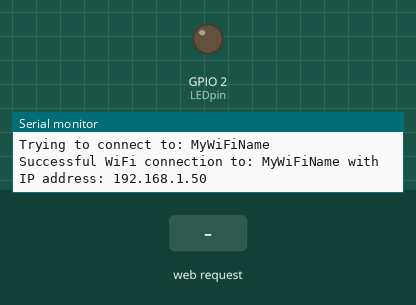
Recording of a sketch running on a simulated ESP32. On the bench: output pins drawn as LEDs (lit = HIGH), the last lines printed to the serial monitor. The test bench sets the inputs (shaded band). WiFi joins after 1.5 s; servers stay silent unless stated.

Above: at 3.2 s.
3.3 s: HTTP request GET /GPIO_number/on received
At 3.9 s:
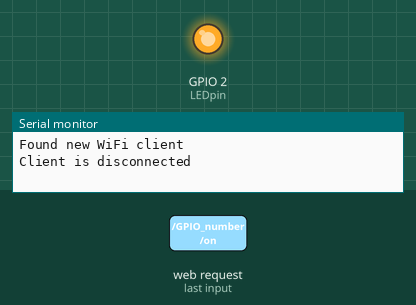
4.8 s: HTTP request GET /GPIO_number/off received
At 6.2 s:
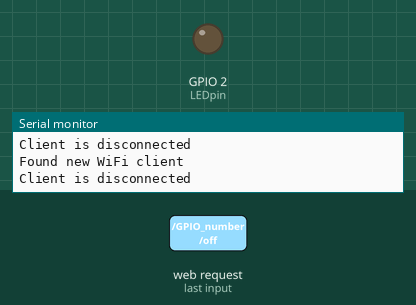
Timing chart, 0 to 7.8 s (numbered marks = the images above; inputs shaded):
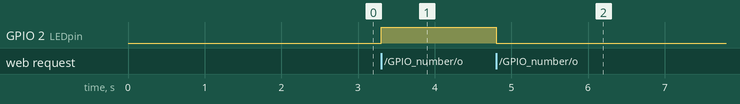

Measured:
- after the input at 3.3 s, GPIO 2 (LEDpin): LOW → HIGH at once
- after the input at 4.8 s, GPIO 2 (LEDpin): HIGH → LOW at once

The sketch:

21_WiFi_LED.ino
```cpp
#include <WiFi.h> // Include the WiFi library to enable ESP32 to connect to a WiFi network

// Define your WiFi credentials (network name and password)
char* ssid = "MyWiFiName"; // Replace with your WiFi network name (SSID)
char* password = "MyPassword"; // Replace with your WiFi network password

// Create a WiFi server object that will listen on port 80 (HTTP port)
WiFiServer server(80);

// Variable to store the LED state ("HIGH" or "LOW")
String LED_on_off = "LOW";

// Define the GPIO pin number connected to the LED
const int LEDpin = 2;

void setup() {
  Serial.begin(115200); // Initialize serial communication at 115200 baud rate for debugging

  pinMode(LEDpin, OUTPUT); // Set the LED pin as an output
  digitalWrite(LEDpin, LOW); // Ensure the LED is off initially

  // Start the WiFi connection
  WiFi.begin(ssid, password);
  while (WiFi.status() != WL_CONNECTED) { // Wait until the connection is successful
    delay(1000); // Wait 1 second between connection attempts
    Serial.print("Trying to connect to: ");
    Serial.println(ssid); // Print the SSID we are trying to connect to
  }

  // Print connection details when connected
  Serial.println();
  Serial.print("Successful WiFi connection to: ");
  Serial.print(ssid);
  Serial.print(" with IP address: ");
  Serial.println(WiFi.localIP()); // Print the assigned IP address

  server.begin(); // Start the HTTP server
}

void loop() {
  // Check if a client has connected to the server
  WiFiClient My_Client = server.available();

  if (My_Client) { // If a client is available
    Serial.println("Found new WiFi client"); // Print a message for debugging

    String request = ""; // Variable to store the client's HTTP request
    while (My_Client.connected()) { // While the client is connected
      if (My_Client.available()) { // If there is data from the client
        request = My_Client.readStringUntil('\r'); // Read the request until a carriage return ('\r')
        My_Client.read(); // Clear the remaining '\n'

        // Check if the request is to turn the LED on
        if (request.indexOf("GET /GPIO_number/on") >= 0) {
          LED_on_off = "HIGH"; // Update the LED state variable
          digitalWrite(LEDpin, HIGH); // Turn the LED on
        } else if (request.indexOf("GET /GPIO_number/off") >= 0) { // Check if the request is to turn the LED off
          LED_on_off = "LOW"; // Update the LED state variable
          digitalWrite(LEDpin, LOW); // Turn the LED off
        }

        // Send an HTTP response to the client
        My_Client.println("HTTP/1.1 200 OK"); // Send HTTP status code 200 (OK), indicating success
        My_Client.println("Content-type:text/html"); // Specify that the content type is HTML
        My_Client.println("Connection: close"); // Indicate that the connection will close after the response
        My_Client.println(); // Blank line between header and content, required by the HTTP protocol

        // Send HTML content for the web page
        My_Client.println("<!DOCTYPE html><html>"); // Start the HTML document and specify it follows HTML5 syntax
        My_Client.println("<head><meta name=\"viewport\" content=\"width=device-width, initial-scale=1\">"); // Define responsive behavior for mobile devices
        My_Client.println("<link rel=\"icon\" href=\"data:,\">"); // Set a blank favicon using a data URI
        My_Client.println("<style>"); // Start a style block for CSS
        My_Client.println("html { font-family: Arial; display: inline-block; margin: 0px auto; text-align: center; background-color: gray;}"); // Apply styles to the HTML body, including font and background color
        My_Client.println(".button_state1 { background-color: #0000FF; border: none; color: white; padding: 20px 50px; font-size: 30px; cursor: pointer; }"); // Define CSS for the "ON" button. The background color is blue (#0000FF), padding around the text is 20px (vertical) and 50px (horizontal), font size is 30px, and the cursor changes to a pointer when hovered.
        My_Client.println(".button_state2 { background-color: #FFFF00; border: none; color: black; padding: 20px 50px; font-size: 30px; cursor: pointer; }"); // Define CSS for the "OFF" button. The background color is yellow (#FFFF00), padding around the text is 20px (vertical) and 50px (horizontal), font size is 30px, and the cursor changes to a pointer when hovered.
        My_Client.println("a { text-decoration: none; }"); // Remove underline from hyperlinks
        My_Client.println("</style></head>"); // End the CSS block and head section

        My_Client.println("<body>"); // Start the body of the HTML document
        My_Client.println("<br><br>"); // Add two line breaks for spacing
        My_Client.println("<img src=\"https://raw.githubusercontent.com/32ES/ESP32/main/Logo%20ESP32.png\" alt=\"ESP32 Logo\" style=\"width:200px;height:auto;\">"); // Add an image with specified width and responsive height
        My_Client.println("<br><br>"); // Add more line breaks for spacing

        // Add a button based on the current LED state
        if (LED_on_off == "LOW") {
          My_Client.println("<p><a href=\"/GPIO_number/on\"><button_state1 class=\"button_state1\">ON</button_state1></a></p>"); // Add a clickable "ON" button with a link to turn the LED on
        } else {
          My_Client.println("<p><a href=\"/GPIO_number/off\"><button_state1 class=\"button_state1 button_state2\">OFF</button_state1></a></p>"); // Add a clickable "OFF" button with a link to turn the LED off
        }

        My_Client.println("</body></html>"); // End the body and the HTML document
        My_Client.println(); // Blank line to indicate end of response
        break; // Exit the loop after sending the response
      }
    }

    My_Client.stop(); // Close the connection with the client
    Serial.println("Client is disconnected"); // Print a message for debugging
  }
}
```
